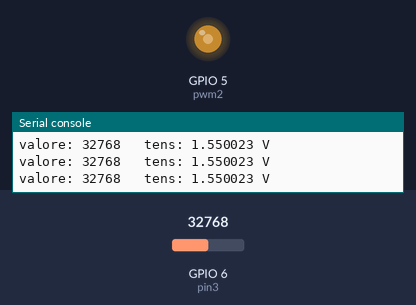
This program was run on a simulated ESP32 board running MicroPython. Shown: output pins drawn as LEDs (lit = HIGH), the last lines printed to the serial console. The inputs (shaded band) are chosen by the test bench; at power-on: GPIO 6 (pin3) = 32768 (analog values on the 0–65535 scale). Library files of the repository ran but are not shown: 1 file(s).

Above: at 1.2 s.
1.3 s: GPIO 6 (pin3) set to 45874
At 2.1 s:
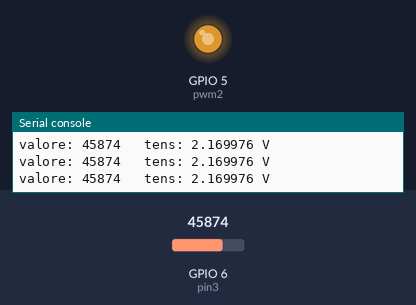
2.8 s: GPIO 6 (pin3) set to 57670
At 3.5 s:
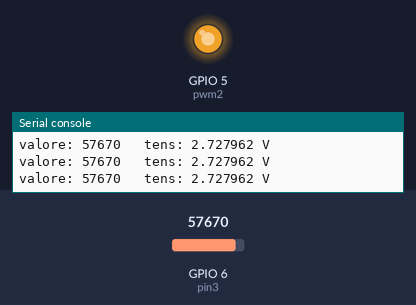
4.3 s: GPIO 6 (pin3) set to 7864
At 4.9 s:
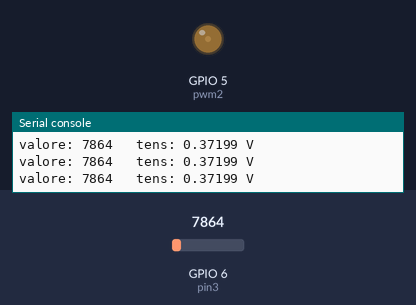
5.8 s: GPIO 6 (pin3) set to 0
At 6.3 s:
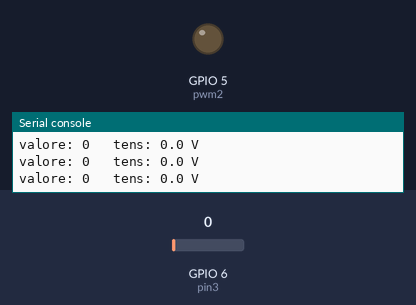
Timing chart, 0 to 8.3 s (numbered marks = the images above; inputs shaded):
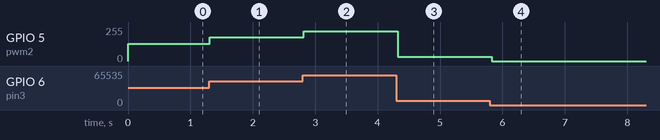

The program:

main.py
```python
# https://docs.micropython.org/en/latest/esp32/quickref.html

from machine import Pin, ADC, PWM
import time

pin3 = Pin(6)
adc = ADC(pin3, atten=ADC.ATTN_11DB)

pwm2 = PWM(Pin(5), freq=5000)

while True:
    val = adc.read_u16()
    volt = adc.read_uv() / 1000000
    print(f"valore: {val} \ttens: {volt} V")
    pwm2.duty_u16(val)

    time.sleep_ms(100)
```

Measured:
- after the input at 1.3 s, GPIO 5 (pwm2): 128/255 → 178/255 at once
- after the input at 2.8 s, GPIO 5 (pwm2): 178/255 → 224/255 at once
- after the input at 4.3 s, GPIO 5 (pwm2): 224/255 → 31/255 at once
- after the input at 5.8 s, GPIO 5 (pwm2): 31/255 → 0/255 at once
